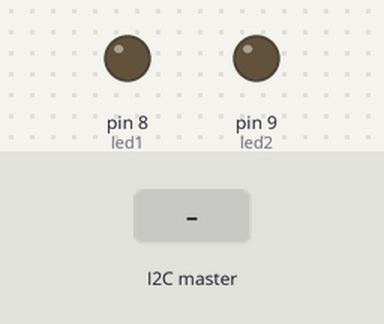
A sketch run on a simulated Arduino Uno, built with avr-gcc and run on an emulated ATmega328P. Shown: output pins drawn as LEDs (lit = HIGH). The test bench sets the inputs (shaded band). What the sketch prints to the serial monitor is not drawn.

Above: at 1.2 s.
1.3 s: the I2C master sends the byte 1
At 2.5 s:
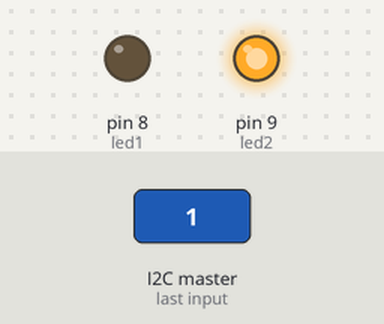
2.8 s: the I2C master sends the byte 0
4.3 s: the I2C master sends the byte 2
Timing chart, 0 to 7.3 s (numbered marks = the images above; inputs shaded):
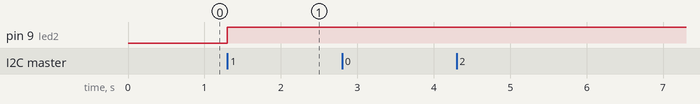

Measured:
- after the input at 1.3 s, pin 9 (led2): LOW → HIGH at once
- after the input at 2.8 s, every drawn part: stays the same
- after the input at 4.3 s, every drawn part: stays the same

The sketch:

Validacion_claveEsclavo.ino
```cpp
#include <Wire.h>
char dato;
const int led1=8;
const int led2=9;
String deco=" ";

void setup() {
 Wire.begin(4);
 Wire.onReceive(receiveEvent);
 Serial.begin(9600);
 pinMode (led1,OUTPUT);
 pinMode (led2,OUTPUT);
}

void loop() {
}
void receiveEvent(int bytes){
  deco="";
  while(Wire.available()){
    dato=Wire.read();
    deco.concat(dato);
  }
  Serial.println(String ("Clave codificada: ")+String (deco));
  if(deco=="1111"){
    Serial.println("Clave Correcta");
    digitalWrite(led1,HIGH);
    digitalWrite(led2,LOW);
  }else{
    Serial.println("Clave incorrecta");
    digitalWrite(led1,LOW);
    digitalWrite(led2,HIGH);
  }
}
```
